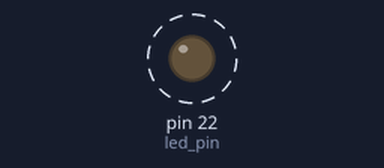
This sketch was run on a simulated Arduino Mega 2560, built with avr-gcc and run on an emulated ATmega2560. Shown: output pins drawn as LEDs (lit = HIGH). Dashed ring = blinking.

Above: at 0.2 s.
Timing chart, 0 to 3.0 s (numbered marks = the images above):
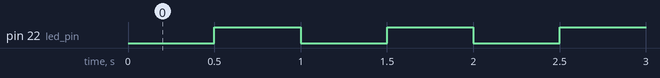

The sketch:

sketch_sep11b.ino
```cpp
int led_pin = 22;
int led_pin1 = 21;
void setup() {
  //Declaring LED pin as output
  pinMode(led_pin, OUTPUT);
}
void loop() {
  //Fading the LED
    digitalWrite(led_pin, LOW);
        digitalWrite(led_pin1, LOW);
    delay(500);

    digitalWrite(led_pin, HIGH);
        digitalWrite(led_pin1, HIGH);

    delay(500);
}
```

Measured:
- by itself, pin 22 (led_pin): alternates HIGH for 0.50 s and LOW for 0.50 s
